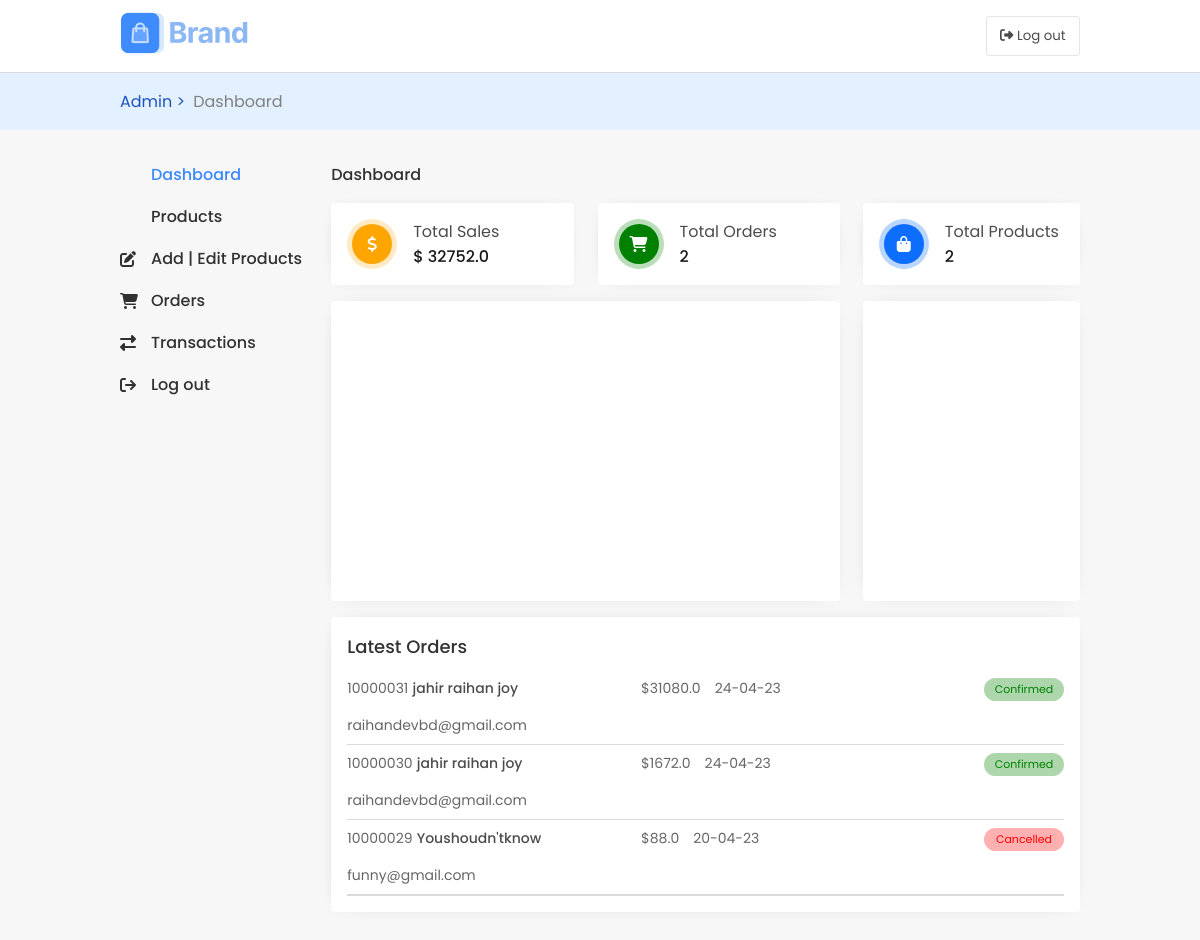
The page /account/admin/ on the database as committed earlier.
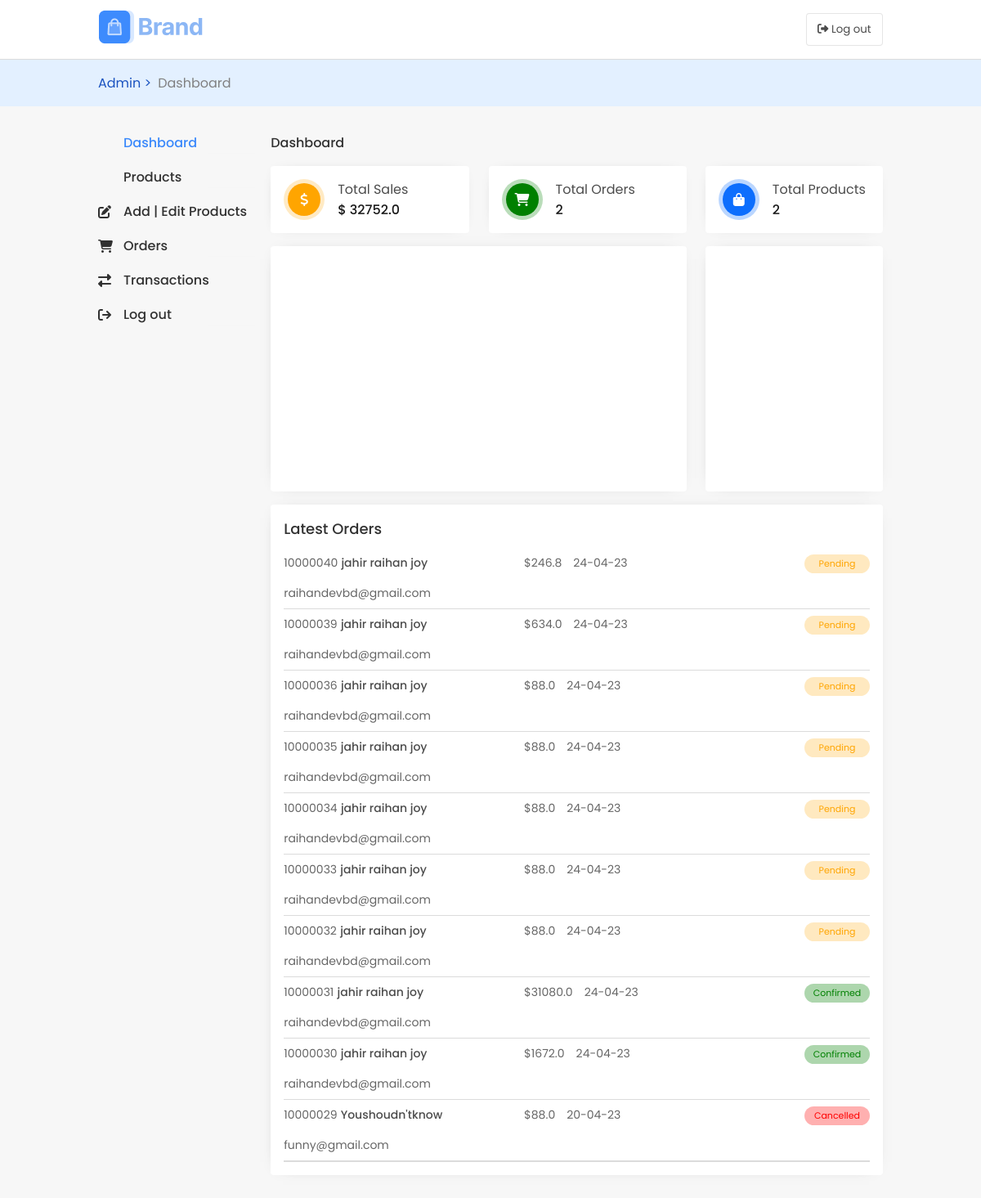
The same page on the database as committed later.
### order/models.py (models this page shows, shortened)
class Order(models.Model):
    order_items = models.CharField(max_length=1500)
    order_id = models.BigIntegerField(null=True, blank=True)
    delivery_location = models.CharField(max_length=250)
    order_person_name = models.CharField(max_length=30)
    order_person_email = models.EmailField()
    order_person_phone = models.CharField(max_length=14)
    order_person_ip = models.GenericIPAddressField()
    order_person = models.ForeignKey(User, on_delete=models.CASCADE, null=True, blank=True)
    order_date = models.DateTimeField(auto_now_add=True)
    order_handle_date = models.DateTimeField(blank=True, null=True)
    order_handled_by = models.IntegerField(default=0)
    order_is_cancelled = models.BooleanField(default=False)
    order_is_confirmed = models.BooleanField(default=False)
    order_is_pending = models.BooleanField(default=True)
    order_is_delivered = models.BooleanField(default=False)
    order_total_price = models.FloatField()
    payment_choices = (('cash_on_delivery', 'cash_on_delivery'), ('bkash', 'bkash'), ('sslcom', 'sslcom'))
    order_payment_method = models.CharField(max_length=50, choices=payment_choices, default='cash_on_delivery')
    note_msg = models.CharField(max_length=300, blank=True, null=True)

### user/views.py (the view)
# urls.py: path('admin/', dashboard, name='admin_dashboard'),
def dashboard(request):
    total_earnings = Order.objects.filter(order_is_confirmed=True).aggregate(Sum('order_total_price'))['order_total_price__sum']
    total_orders = Order.objects.filter(order_is_confirmed=True).count()
    total_products = Product.objects.all().count()
    orders = Order.objects.all().order_by('-order_date')[:50]
    context = {
        'total_earnings': total_earnings,
        'total_orders': total_orders,
        'total_products': total_products,
        'orders': orders
    }
    return render(request, 'admin/dashboard.html', context)

### templates/admin/dashboard.html (shortened to what this page needs)
{% extends 'index.html' %}
{% load static %}
    {% block jsfiles %}
        <link href="https://cdn.jsdelivr.net/gh/hung1001/font-awesome-pro-v6@44659d9/css/all.min.css" rel="stylesheet" type="text/css" />
    {% endblock jsfiles %}
    {% block cssfiles %}
        <link rel="stylesheet" href="{% static 'css/products.css' %}">
        <link rel="stylesheet" href="{% static 'css/page_profile.css' %}">
        <link rel="stylesheet" href="{% static 'css/staff_main.css' %}">
        <link rel="stylesheet" href="{% static 'css/wishlist.css' %}">
        <link rel="stylesheet" href="{% static 'css/transactions.css' %}">
        <link rel="stylesheet" href="{% static 'css/admin.css' %}">
    {% endblock cssfiles %}
    {% block hclass_names %} class="staff-header" {% endblock hclass_names %}
    {% block nav_buttons %}
        <button class="nav-btns">
            <i class="fa fa-sign-out" aria-hidden="true"></i> Log out
        </button>
    {% endblock nav_buttons %}
    {% block container %}
        <div class="navigator-products">
            <div class="n-p-contents">
                <a href="{% url 'admin_dashboard' %}">Admin > </a>
                <a href="{% url 'admin_dashboard' %}" style="color:gray">Dashboard</a>
            </div>
        </div>
        <div class="profile-container admin-dashboard-container">
            <div class="profile-nav">
                <ul>
                    <a href="{% url 'admin_dashboard' %}" class="current-tab-profile">
                        <i style="padding-left:.2em;" class="fa-sharp fa-solid fa-objects-column"></i>
                        <li >Dashboard</li>
                    </a>
                    <a href="{% url 'admin_product_list' %}">
                        <i class="fa-sharp fa-solid fa-box-open-full"></i>
                        <li class="">Products</li>
                    </a>
                    <a href="{% url 'admin_add_product' %}">
                        <i class="fas fa-edit"></i>
                        <li class="">Add | Edit Products</li>
                    </a>
                    <a href="{% url 'admin_orders' %}">
                        <i class="fas fa-cart-shopping"></i>
                        <li class="">Orders</li>
                    </a>
                    <a href="{% url 'admin_transactions' %}">
                        <i class="fas fa-right-left"></i>
                        <li class="">Transactions</li>
                    </a>
                    <a href="#">
                        <i class="fas fa-sign-out"></i>
                        <li class="">Log out</li>
                    </a>
                </ul>
            </div>
            <div class="dashboard-contents">
                <div class="title">Dashboard</div>
                <div class="total-sales-order-products">
                    <div class="total-sales-orders">
                        <div class="total-sales">
                            <div class="icon">
                                <div class="icon-t-s">
                                    <i class="fas fa-dollar-sign"></i>
                                </div>
                            </div>
                            <div class="text-details">
                                <p>Total Sales</p>
                                <p class="amount">$ <span>{{total_earnings}}</span></p>
                            </div>
                        </div>
                        <div class="total-orders">
                            <div class="icon">
                                <div class="icon-t-o">
                                    <i class="fas fa-cart-shopping"></i>
                                </div>
                            </div>
                            <div class="text-details">
                                <p>Total Orders</p>
                                <p class="amount">{{total_orders}}</p>
                            </div>
                        </div>
                    </div>
                    <div class="total-products">
                        <div class="icon">
                            <div class="icon-t-p">
                                <i class="fas fa-bag-shopping"></i>
                            </div>
                        </div>
                        <div class="text-details">
                            <p>Total Products</p>
                            <p class="amount">{{total_products}}</p>
                        </div>
                    </div>
                </div>
                <div class="sales-statistics-visitors">
                    <div class="sales-statistics"></div>
                    <div class="visitors"></div>
                </div>
                <div class="latest-orders">
                    <div class="title">Latest Orders</div>
                    <div class="order-container">
                        {% for order in orders %}
                        <div class="admin-order">
                            <div class="segment-one">
                                <div class="segment-one-sub">
                                    <p class="order-id">
                                        {{order.order_id}}
                                    </p>
                                    <p class="order-person">
                                        {{order.order_person_name}}
                                    </p>
                                </div>
                                <p class="order-person-email">
                                    {{order.order_person_email}}
                                </p>
                            </div>
                            <div class="segment-two">
                                <p class="order-total-amount">
                                    ${{order.order_total_price}}
                                </p>
                                <p class="order-date">
                                    {{order.order_date|date:"d-m-y"}}
                                </p>
                            </div>
                            {% if order.order_is_pending %}
                                <div class="order-status order-pending">
                                    <p>Pending</p>
                                </div>
                            {% elif order.order_is_cancelled %}
                                <div class="order-status order-cancelled">
                                    <p>Cancelled</p>
                                </div>
                            {% elif order.order_is_confirmed %}
                                <div class="order-status order-confirmed">
                                    <p>Confirmed</p>
                                </div>
                            {% else %}
                                <div class="order-status order-delivered">
                                    <p>Delivered</p>
                                </div>
                            {% endif %}
                        </div>
                        <div class="line"></div>
                        {% endfor %}
                    </div>
                    <div class="line"></div>
                </div>
            </div>
        </div>
    {% endblock container %}

### templates/index.html (shortened to what this page needs)
{% load static %}
<!DOCTYPE html>
<html lang="en">
<head>
    {% block jsfiles %} {% endblock jsfiles %}
    <link rel="stylesheet" href="{% static 'css/index.css' %}">
    {% block cssfiles %}
    {% endblock cssfiles %}
    <link rel="stylesheet" href="{% static 'css/media_queries.css' %}">
</head>
<body>
    <header {% block hclass_names %} {% endblock hclass_names %}>
        <nav {% block nclass_names %} class="nav" {% endblock nclass_names %}>
            <div class="nav-logo nav-ham-logo">
                <a href="{% url 'home' %}">
                    <img src="{% static 'img/ logo.png' %}" alt="Logo" class="logo">
                </a>
            </div>
            <div class="nav-buttons">
                {% block nav_buttons %}{% endblock nav_buttons %}
            </div>
        </nav>
    </header>
    <div class="container" id="container">
        {% block container %}{% endblock container %}
    </div>
</body>
</html>

### static/css/index.css (style rules this page uses)
* { box-sizing: border-box; margin: 0; padding: 0; font-family: "Poppins", sans-serif; image-rendering: auto; }
* button { cursor: pointer; }
.nav, .n-p-contents, .info-container, .footer-contents, .f-b-contents, .hero-contents, .nav2-links, .new-products, .top-reviews-contents, .why-choose-us, .blog-posts, .product-container, .details-top, .details-bottom-container, .cart-top, .cart-bottom-container, .profile-container { max-width: 2000px; }
.container { min-height: 80vh; }
:root { --border:.5px solid rgba(0, 0, 0, 0.142); --i:!important; }
header { background-color: white; z-index: 10; position: sticky; top: 0; }
header { width: 100%; border-bottom: 0.5px solid rgba(0, 0, 0, 0.142); }
header nav { width: 80%; margin: auto; padding: 1em 0; display: flex; justify-content: space-between; align-items: center; }
header nav .nav-logo { height: 40px; width: auto; }
header nav .nav-ham-logo { display: flex; align-items: center; }
header nav .nav-buttons { display: flex; width: -moz-fit-content; width: fit-content; }
header nav .nav-buttons .nav-btns { background: white; height: 40px; padding: 0 1em; border: var(--border); border-radius: 4px; opacity: 0.7; width: 100px; margin-left: 0.5em; position: relative; }
.navigator-products { widtH: 100%; background-color: #E3F0FF; z-index: 5; position: sticky; top: 73px; }
.navigator-products .n-p-contents { transition-duration: 0.5s; width: 80%; padding: 1em 1em 1em 0; margin: auto; display: flex; }
.navigator-products a { transition-duration: 0.5s; display: block; margin-right: 0.5em; text-decoration: none; color: #1b53c0; }
.line { height: 1px; width: 100%; border-top: 0.5px solid rgba(0, 0, 0, 0.142); }

### static/css/products.css (style rules this page uses)
.navigator-products { widtH: 100%; background-color: #E3F0FF; z-index: 5; position: sticky; top: 73px; }
.navigator-products .n-p-contents { transition-duration: 0.5s; width: 80%; padding: 1em 1em 1em 0; margin: auto; display: flex; }
.navigator-products a { transition-duration: 0.5s; display: block; margin-right: 0.5em; text-decoration: none; color: #1b53c0; }
.container { margin-bottom: 3em; height: -moz-fit-content !important; height: fit-content !important; }

### static/css/page_profile.css (style rules this page uses)
body { background: #f7f7f7; }
button { cursor: pointer; }
.profile-container { width: 80%; display: grid; grid-template-columns: 30% 68%; gap: 2%; margin: 2em auto; }
.profile-container .profile-nav ul { list-style: none; }
.profile-container .profile-nav ul a { text-decoration: none; color: black; font-weight: 500; opacity: 0.8; }
.profile-container .profile-nav ul .current-tab-profile { color: #0D6EFD; }
.profile-container .profile-nav ul a { display: flex; align-items:center; border-bottom: 1px solid #f7f7f7; margin-bottom: 1em; }
.container { background: #f7f7f7; }

### static/css/staff_main.css (style rules this page uses)
body { background: #f7f7f7; }
.staff-header .nav { display: flex !important; justify-content: space-between; }
.nav-buttons .nav-btns { width: -moz-fit-content !important; width: fit-content !important; position: relative; }

### static/css/media_queries.css (style rules this page uses)
@media only screen and (max-width: 1200px) { .admin-order { grid-template-columns: 40% 40% 17% !important; } }
@media only screen and (max-width: 1200px) { .admin-order .segment-one { display: block !important; } }
@media only screen and (max-width: 1200px) { .admin-order .segment-one .segment-one-sub { margin-bottom: 1em; } }

Rows that differ between the two databases and show on the page:
added Order: order_id "10000040", order_person_name "jahir raihan joy", order_person_email "raihandevbd@gmail.com", order_total_price "246.8", order_date "24-04-23", order_is_pending "Pending"
added Order: order_id "10000039", order_person_name "jahir raihan joy", order_person_email "raihandevbd@gmail.com", order_total_price "634.0", order_date "24-04-23", order_is_pending "Pending"
added Order: order_id "10000036", order_person_name "jahir raihan joy", order_person_email "raihandevbd@gmail.com", order_total_price "88.0", order_date "24-04-23", order_is_pending "Pending"
added Order: order_id "10000035", order_person_name "jahir raihan joy", order_person_email "raihandevbd@gmail.com", order_total_price "88.0", order_date "24-04-23", order_is_pending "Pending"
added Order: order_id "10000034", order_person_name "jahir raihan joy", order_person_email "raihandevbd@gmail.com", order_total_price "88.0", order_date "24-04-23", order_is_pending "Pending"
added Order: order_id "10000033", order_person_name "jahir raihan joy", order_person_email "raihandevbd@gmail.com", order_total_price "88.0", order_date "24-04-23", order_is_pending "Pending"
added Order: order_id "10000032", order_person_name "jahir raihan joy", order_person_email "raihandevbd@gmail.com", order_total_price "88.0", order_date "24-04-23", order_is_pending "Pending"
